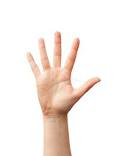
#> input picture AKS/imgg/images.jpg, 116 x 156 px
$ python task1b.py
#> lines starting #> are read from the running program, lines starting #| are printed output that depends on the picture
import numpy as np
import cv2  # OpenCV is used for visualization purposes
import matplotlib.pyplot as plt
import math
# Load the image
image = cv2.imread('imgg/images.jpg',0)
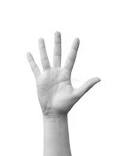
#> image: shape (156, 116); min 67, max 255, mean 239.5
img=cv2.resize(image,(512,512))
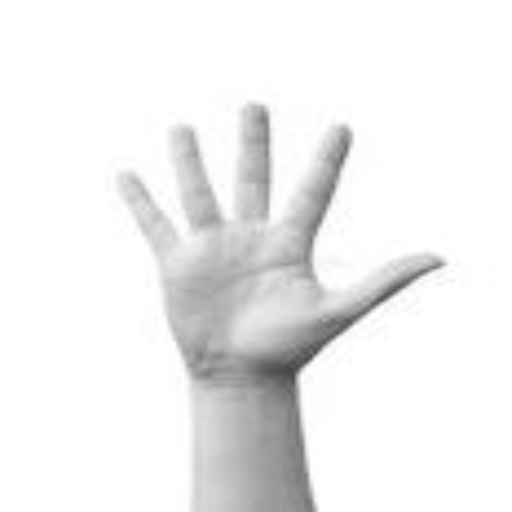
#> img: shape (512, 512); min 69, max 255, mean 239.4
height,width=img.shape
#> height = 512; width = 512
level=8
dim=3
plt.subplot(dim,dim,1)
plt.imshow(img,cmap='gray')
plt.title('8')
plt.axis('off')
# tmp_img= np.zeros((height, width), dtype=np.double)

for i in range(1,level):
    tmp_img=img>>i
    plt.subplot(dim,dim,i+1)
    plt.imshow(tmp_img,cmap='gray')
    plt.title(f'{level-i} bit')
    plt.axis('off')
    plt. subplots_adjust(wspace=0.2)
#> this loop made 7 passes
#> pass 1, `tmp_img=img>>i`:
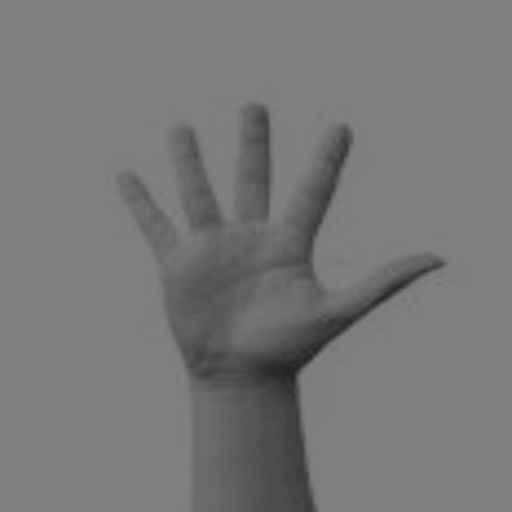
#> tmp_img: shape (512, 512); min 34, max 127, mean 119.3
#> pass 2, `tmp_img=img>>i`:
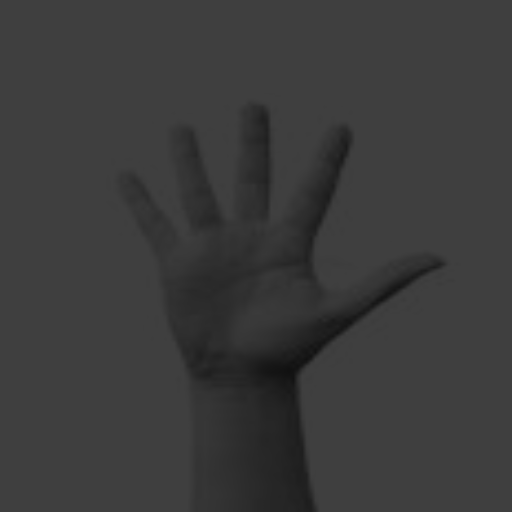
#> tmp_img: shape (512, 512); min 17, max 63, mean 59.2
#> pass 3, `tmp_img=img>>i`:
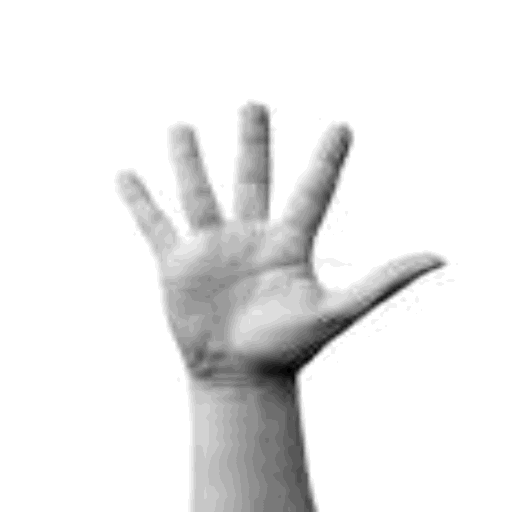
#> tmp_img: shape (512, 512); min 8, max 31, mean 29.2; drawn with min black and max white

plt.tight_layout()
plt.show()
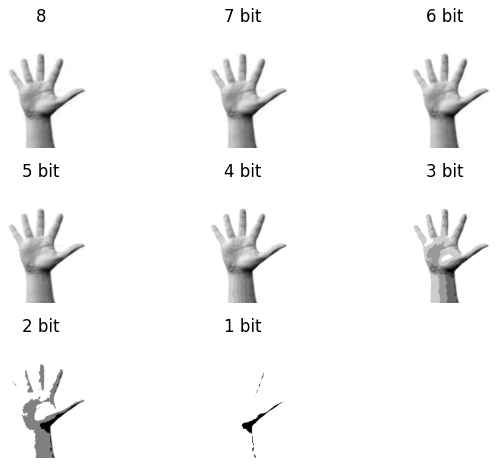
#> figure drawn by matplotlib, 8 panels

# last checked in 3.32 pm is alright

$ run again, with AKS/imgg/hor.jpg copied over AKS/imgg/images.jpg
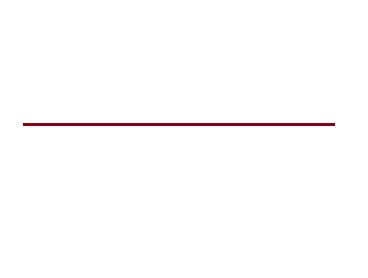
#> input picture AKS/imgg/hor.jpg, 368 x 278 px
#> `img=cv2.resize(image,(512,512))`:
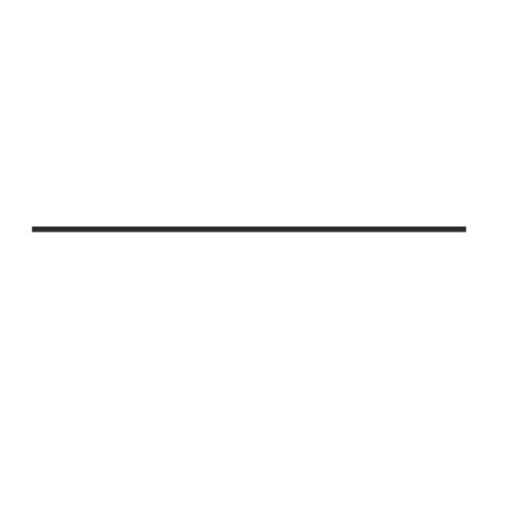
#> img: shape (512, 512); min 39, max 255, mean 253.1
#> the loop `for i in range(1,level):` made 7 passes
#> pass 2, `tmp_img=img>>i`:
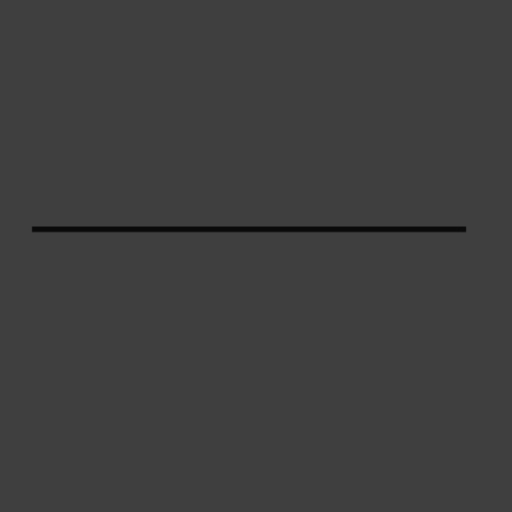
#> tmp_img: shape (512, 512); min 9, max 63, mean 62.5

$ run again, with AKS/imgg/line.jpg copied over AKS/imgg/images.jpg
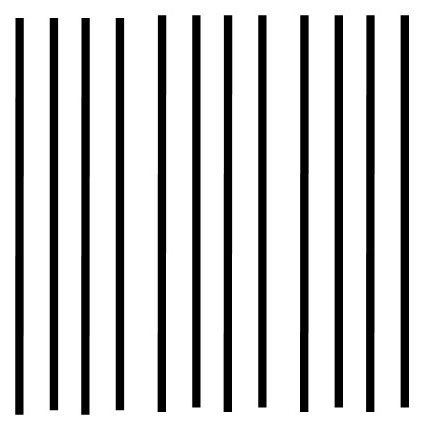
#> input picture AKS/imgg/line.jpg, 430 x 438 px
#> image is the input picture: shape (438, 430); min 0, max 255, mean 201.6
#> the loop `for i in range(1,level):` made 7 passes
#> pass 1, `tmp_img=img>>i`:
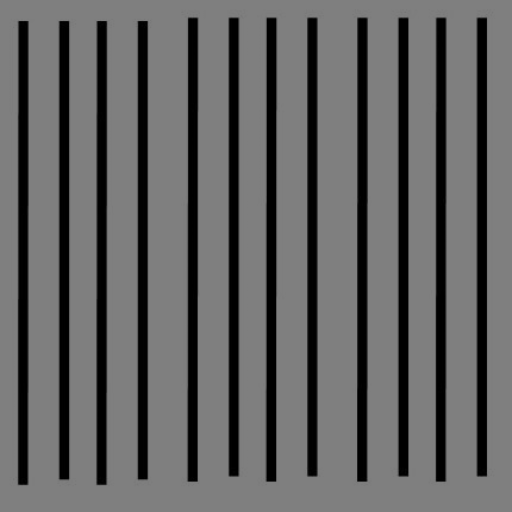
#> tmp_img: shape (512, 512); min 0, max 127, mean 100.4
#> pass 2, `tmp_img=img>>i`:
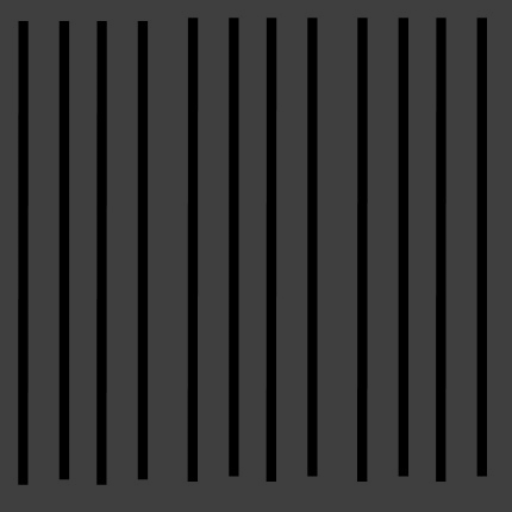
#> tmp_img: shape (512, 512); min 0, max 63, mean 49.8
